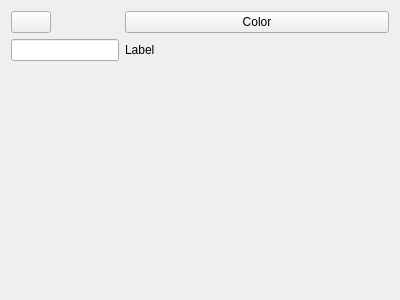
<?xml version="1.0" encoding="UTF-8"?>
<ui version="4.0">
 <class>PGraph</class>
 <widget class="QWidget" name="PGraph">
  <property name="geometry">
   <rect>
    <x>0</x>
    <y>0</y>
    <width>400</width>
    <height>300</height>
   </rect>
  </property>
  <property name="windowTitle">
   <string>Form</string>
  </property>
  <layout class="QVBoxLayout" name="verticalLayout">
   <item>
    <layout class="QFormLayout" name="formLayout">
     <item row="1" column="1">
      <widget class="QPushButton" name="colorButton">
       <property name="text">
        <string>Color</string>
       </property>
      </widget>
     </item>
     <item row="1" column="0">
      <widget class="QPushButton" name="selectedColorButton">
       <property name="text">
        <string/>
       </property>
      </widget>
     </item>
     <item row="2" column="0">
      <widget class="QLineEdit" name="labelLineEdit"/>
     </item>
     <item row="2" column="1">
      <widget class="QLabel" name="labelLabel">
       <property name="text">
        <string>Label</string>
       </property>
      </widget>
     </item>
    </layout>
   </item>
  </layout>
 </widget>
 <resources/>
 <connections/>
</ui>
